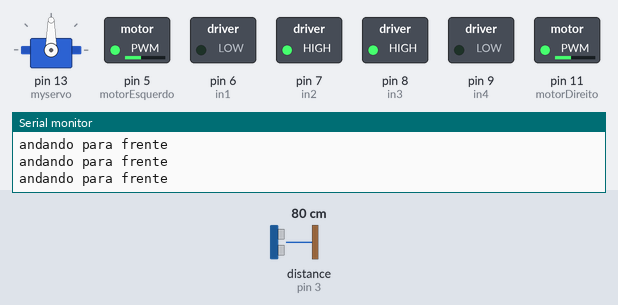
A sketch run on a simulated Arduino Uno, built with avr-gcc and run on an emulated ATmega328P. On the bench: servo, switched loads named in the sketch (green lamp = pin HIGH), the last lines printed to the serial monitor. Dashed ring = blinking. The inputs (shaded band) are chosen by the test bench; at power-on: distance to the obstacle (sensor on pin 3) 80 cm.

Above: at 1.2 s.
1.3 s: distance to the obstacle (sensor on pin 3) set to 43 cm
4.3 s: distance to the obstacle (sensor on pin 3) set to 37 cm
At 6.44 s:
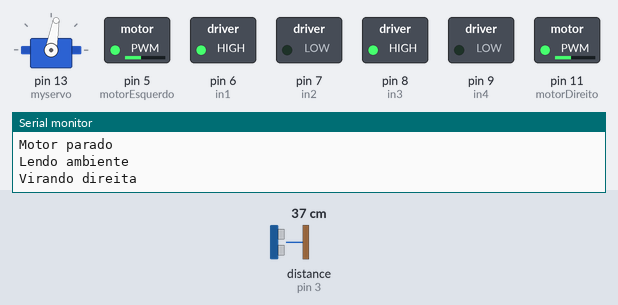
7.3 s: distance to the obstacle (sensor on pin 3) set to 60 cm
At 9.6 s:
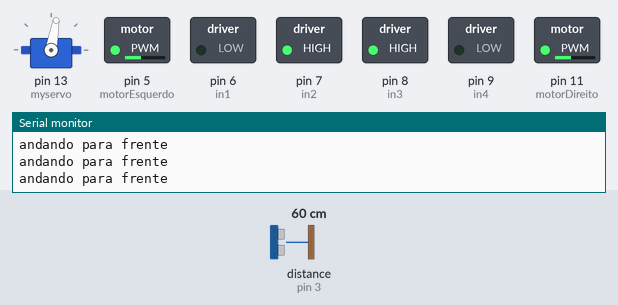
10.2 s: distance to the obstacle (sensor on pin 3) set to 2 cm
At 10.6 s:
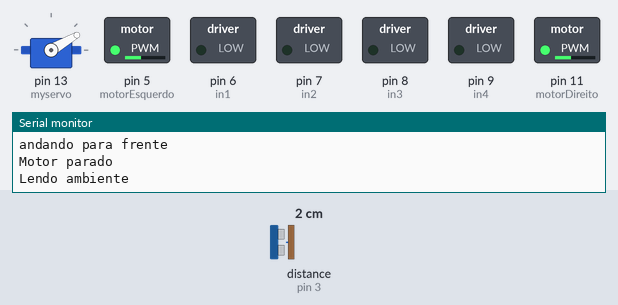
Timing chart, 0 to 14.2 s (numbered marks = the images above; inputs shaded):
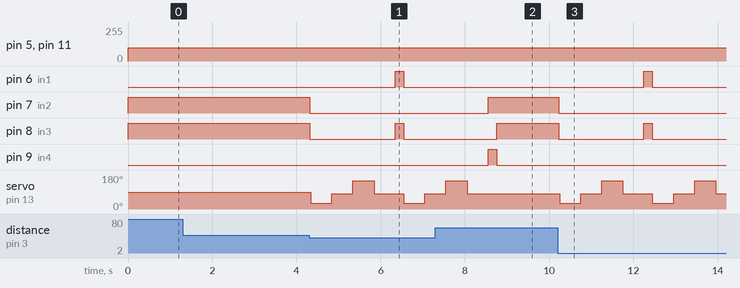

Measured:
- the behaviour switches between 41 and 40 cm on distance to the obstacle (sensor on pin 3) (found by bisection; images 0 and 1)
- after the input at 4.3 s, pin 6 (in1): LOW → HIGH after 2.0 s, → LOW 0.20 s later; pin 7 (in2): HIGH → LOW at once; pin 8 (in3): HIGH → LOW at once, → HIGH 2.0 s later, → LOW 0.20 s later; servo on pin 13 (myservo): 90° → 30° at once, → 80° 0.50 s later, → 150° 0.50 s later, → 80° 0.50 s later, … (6 changes in this stretch)
- after the input at 7.3 s, pin 6 (in1): stays LOW (without the input it goes to HIGH after 1.3 s); pin 7 (in2): LOW → HIGH after 1.3 s; pin 9 (in4): LOW → HIGH after 1.3 s, → LOW 0.20 s later; servo on pin 13 (myservo): goes on until 8.1 s, then stays 80°
- after the input at 10.2 s, pin 6 (in1): LOW → HIGH after 2.1 s, → LOW 0.20 s later; pin 7 (in2): HIGH → LOW at once; pin 8 (in3): HIGH → LOW at once, → HIGH 2.0 s later, → LOW 0.20 s later; servo on pin 13 (myservo): 80° → 30° after 0.05 s, → 80° 0.50 s later, → 150° 0.50 s later, → 80° 0.50 s later, … (8 changes in this stretch)

The sketch:

sketch_may19a.ino
```cpp
// Libraries
#include <Servo.h>      // servo-motors lead up.
#include <Ultrasonic.h> // PING sensor lead up.

// objects definition
Servo myservo; // my own servo object

// variables and constants definition
int in1 = 6;                   // motor 1, 1st pin
int in2 = 7;                   // motor 1, 2nd pin
int in3 = 8;                   // motor 2, 1st pin
int in4 = 9;                   // motor 2, 2nd pin
int motorDireito = 11;               // Motor esquerdo , PWM pin to speed control
int motorEsquerdo = 5;              // Motor direito , PWM pin to speed control
int velocidade1 = 150;          // Motor Esquerdo Velocidade
int velocidade2 = 10;          // Motor Direito Velocidade
int distLimite = 40;           // distancia do robo em centimetors
int tempoGiro = 200;            //tempo em milisegundos que a roda gira para virar o carrinho

int pinR = 3;   //receptor do ultrasonico
int pinE = 4;   //emissor do ultrasonico

/**
 * Os valores dos angulos
 * do servo do ultrasonico
 */
int servoDireita = 30;   //quanto mais proximo de zero mais para a direita vira
int servoEsquerda = 150;  // quanto maior mais para a esquerda vira
int servoMeio = 80;       // Angulo do meio

Ultrasonic ultrasonic(pinE, pinR);


//Executa somente quando a placa é ligada
void setup(){
  Serial.begin(9600);          // serial communication initialization, just for debug
  myservo.attach(13);          // attach servo motor to pin 13
  pinMode(motorDireito, OUTPUT);    // motor pins definition
  pinMode(motorEsquerdo, OUTPUT);
  pinMode(in1, OUTPUT);  // inicializa o pino 6 como saida
  pinMode(in2, OUTPUT);  // inicializa o pino 7 como saida
  pinMode(in3, OUTPUT);  // inicializa o pino 8 como saida
  pinMode(in4, OUTPUT);  // inicializa o pino 9 como saida
}

//Executa esta acao repetidamente até a placa ser desligada
void loop() {
  andar();
}

void andar(){
//Caso a distancia lida pelo ultrasonico seja MAIOR que o limite de distancia configurado ele anda pra frente
  if(ultrasonic.read()>distLimite){
    paraFrente();
  }else{
//Caso o espaço a frente seja MENOR que o limite de distancia configurado ele para o motor, le o ambiente e decide para onde virar
    pararMotor();
    int lado = lerAmbiente();
    if(lado ==1){
      virarDireita();
    }else if(lado==2){
      virarEsquerda();
    }
  }
}

// forward
void paraFrente(){
  Serial.println("andando para frente");
  analogWrite(motorEsquerdo, 100);
  analogWrite(motorDireito, 100);
  //Roda direita
  digitalWrite(in1, LOW);
  digitalWrite(in2, HIGH);
  //Roda esquerda
  digitalWrite(in3, HIGH);
  digitalWrite(in4, LOW);
}

void pararMotor(){
  Serial.println("Motor parado");
  //Roda direita
  digitalWrite(in1, LOW);
  digitalWrite(in2, LOW);
  //Roda esquerda
  digitalWrite(in3, LOW);
  digitalWrite(in4, LOW);
}

/**
* vira o ultrasonico para os dois lados lendo qual dos dois tem mais espaço
*/
int lerAmbiente(){
  Serial.println("Lendo ambiente");
   int angulo = 0;
   int direita = lerDireita();
   int esquerda = lerEsquerda();
   if(direita>=esquerda){
    angulo = 1;
   }else{
    angulo = 2;
   }
   return angulo;// 1 = direita tem mais espaço 2 = esquerda tem mais espaço
}

/**
 * metodo retorna a distancia lida pelo ultrasonico ao virar o servo para a direita
 */
int lerDireita(){
   int leitura=0;
   myservo.write(servoDireita);
   delay(500);
   leitura = ultrasonic.read();
   myservo.write(servoMeio);
   delay(500);
   return leitura;
}

/**
 * metodo retorna a distancia lida pelo ultrasonico ao virar o servo para a esquerda
 */
int lerEsquerda(){
   int leitura=0;
   myservo.write(servoEsquerda);
   delay(500);
   leitura = ultrasonic.read();
   myservo.write(servoMeio);
   delay(500);
   return leitura;
}

void virarEsquerda(){
  Serial.println("Virando esquerda");
  //Roda direita
  digitalWrite(in1, LOW);
  digitalWrite(in2, HIGH);
  //Roda esquerda
  digitalWrite(in3, LOW);
  digitalWrite(in4, HIGH);
  delay(tempoGiro);
}

void virarDireita(){
  Serial.println("Virando direita");
  //Roda direita
  digitalWrite(in1, HIGH);
  digitalWrite(in2, LOW);
  //Roda esquerda
  digitalWrite(in3, HIGH);
  digitalWrite(in4, LOW);
  delay(tempoGiro);
}
```
